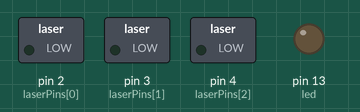
Simulated run of this sketch. Board: Arduino Uno, built with avr-gcc and run on an emulated ATmega328P. Shown: switched loads named in the sketch (green lamp = pin HIGH), output pins drawn as LEDs (lit = HIGH).

Above: at 0.1 s.
At 0.45 s:
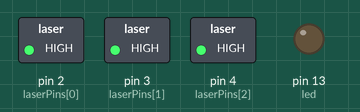
At 0.95 s:
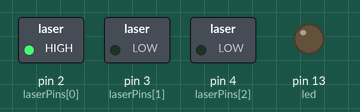
At 1.95 s:
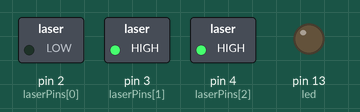
At 2.85 s:
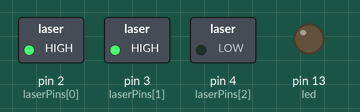
At 3.85 s:
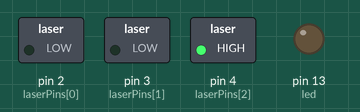
Timing chart, 0 to 4.2 s (numbered marks = the images above):
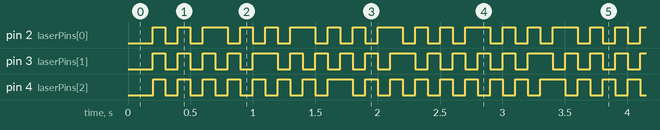

The sketch:

disco_ball_demo.ino
```cpp
// Pin 13 has an LED connected on most Arduino boards.
// Pin 11 has the LED on Teensy 2.0
// Pin 6  has the LED on Teensy++ 2.0
// Pin 13 has the LED on Teensy 3.0
// give it a name:
int led = 13;

int numLasers = 3;
int laserPins[] = {2, 3, 4};
int laserPinStatus[] = {LOW, LOW, LOW};
int primes[] = {7, 11, 17};

void setup() {
  // initialize the digital pin as an output.
  pinMode(led, OUTPUT);

  for (size_t i = 0; i < numLasers; i++) {
    pinMode(laserPins[i], OUTPUT);
  }
}

int globalCount = 0;

void loop() {
  for (size_t i = 0; i < numLasers; i++) {
    if (globalCount % primes[i]) {
      digitalWrite(laserPins[i], laserPinStatus[i]);
      laserPinStatus[i] = !laserPinStatus[i];
    }
  }

  globalCount = (globalCount + 1) % 10000;
  delay(100);
}
```

Measured:
- by itself, pin 2 (laserPins[0]): repeats every 0.70 s: LOW 0.10 s, HIGH 0.10 s, LOW 0.10 s, HIGH 0.20 s, LOW 0.10 s, HIGH 0.10 s
- by itself, pin 3 (laserPins[1]): repeats every 1.1 s: 3 × (LOW 0.10 s, HIGH 0.10 s), LOW 0.10 s, HIGH 0.20 s, LOW 0.10 s, HIGH 0.10 s
- by itself, pin 4 (laserPins[2]): repeats every 1.7 s: 6 × (LOW 0.10 s, HIGH 0.10 s), LOW 0.10 s, HIGH 0.20 s, LOW 0.10 s, HIGH 0.10 s
